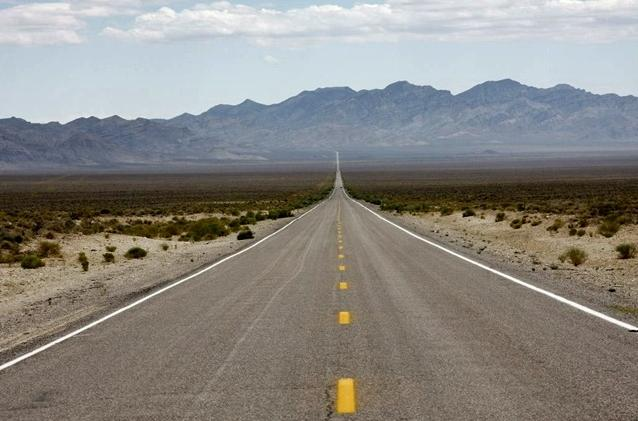
//> input picture F458/dsp/ccs_backup1/HyeonSeung/sample.jpg, 638 x 421 px
$ ./threshold   (built with g++ and OpenCV 4)
//> lines starting //> are read from the running program, lines starting //| are printed output that depends on the picture; after the words box and inside, x2 and y2 are one past the last pixel; in counts of white or black regions, pixels touching at a corner belong together
#include <opencv2/highgui/highgui.hpp>
#include <opencv2/opencv.hpp>
#include <iostream>
#include <stdio.h>

using namespace cv;
using namespace std;

Mat edge_detect(Mat blur)
{
	Mat output;

	cvtColor(blur, output, COLOR_RGB2GRAY);
	threshold(output, output, 140, 255, THRESH_BINARY);

	return output;
}

int main(int argc, char **argv)
{
	Mat img = imread("sample.jpg", -1);
//> img is the input picture: 421 rows x 638 cols, CV_8UC3; mean B, G, R 129.2, 134.4, 137.2
	Mat blur;
	Mat edge;

	GaussianBlur(img, blur, Size(3,3), 0, 0);

	edge = edge_detect(blur);
//> in edge_detect, `cvtColor(blur, output, COLOR_RGB2GRAY);`:
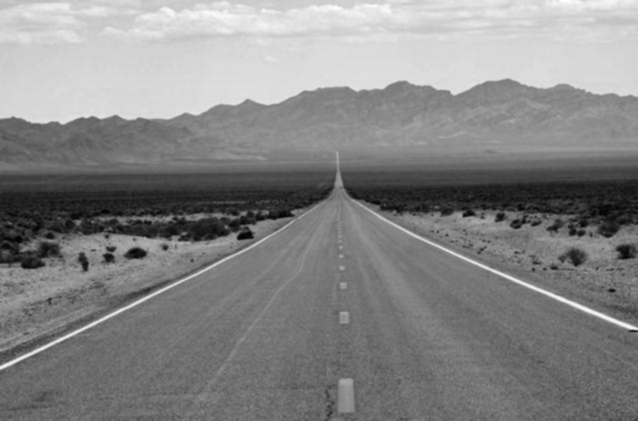
//> output: 421 rows x 638 cols, CV_8UC1; min 2, max 253, mean 133.2
//> in edge_detect, `threshold(output, output, 140, 255, THRESH_BINARY);`:
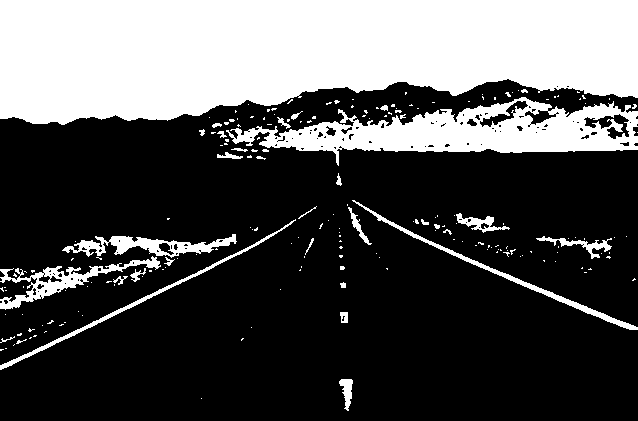
//> output: 421 rows x 638 cols, CV_8UC1; 32% white; 202 white regions (169 under 20 px), largest, box (x1, y1, x2, y2) and area: (0, 0, 638, 125) 64491, (226, 97, 638, 166) 12468, (0, 256, 161, 310) 1894

	imwrite("org_img.jpg", img);
	imwrite("dege.jpg", edge);

	imshow("Origin Image", img);
	imshow("Edge Image", edge);

	waitKey(0);

	destroyWindow("Origin Image");
	destroyWindow("Edge Image");

	return 0;
}
